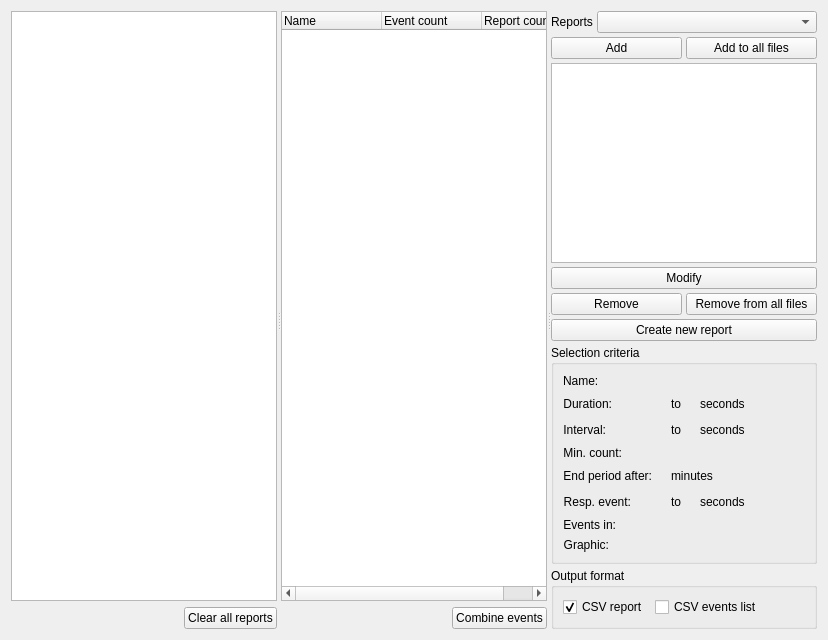
<ui version="4.0">
 <class>EventReportStep</class>
 <widget class="QWidget" name="EventReportStep">
  <property name="geometry">
   <rect>
    <x>0</x>
    <y>0</y>
    <width>828</width>
    <height>640</height>
   </rect>
  </property>
  <property name="windowTitle">
   <string />
  </property>
  <layout class="QVBoxLayout" name="verticalLayout_14">
   <item>
    <widget class="QSplitter" name="splitter">
     <property name="orientation">
      <enum>Qt::Horizontal</enum>
     </property>
     <property name="childrenCollapsible">
      <bool>false</bool>
     </property>
     <widget class="QWidget" name="verticalLayoutWidget">
      <layout class="QVBoxLayout" name="verticalLayout_5">
       <item>
        <widget class="QTableView" name="file_tableview">
         <property name="alternatingRowColors">
          <bool>true</bool>
         </property>
         <property name="selectionMode">
          <enum>QAbstractItemView::SingleSelection</enum>
         </property>
         <property name="selectionBehavior">
          <enum>QAbstractItemView::SelectRows</enum>
         </property>
         <property name="sortingEnabled">
          <bool>false</bool>
         </property>
         <attribute name="horizontalHeaderStretchLastSection">
          <bool>true</bool>
         </attribute>
        </widget>
       </item>
       <item>
        <layout class="QHBoxLayout" name="horizontalLayout_25">
         <item>
          <spacer name="horizontalSpacer">
           <property name="orientation">
            <enum>Qt::Horizontal</enum>
           </property>
           <property name="sizeHint" stdset="0">
            <size>
             <width>40</width>
             <height>20</height>
            </size>
           </property>
          </spacer>
         </item>
         <item>
          <widget class="QPushButton" name="clear_all_reports_pushbutton">
           <property name="text">
            <string>Clear all reports</string>
           </property>
          </widget>
         </item>
        </layout>
       </item>
      </layout>
     </widget>
     <widget class="QWidget" name="layoutWidget">
      <layout class="QVBoxLayout" name="verticalLayout_2">
       <item>
        <widget class="QTreeWidget" name="event_treewidget">
         <property name="alternatingRowColors">
          <bool>true</bool>
         </property>
         <property name="columnCount">
          <number>3</number>
         </property>
         <column>
          <property name="text">
           <string>Name</string>
          </property>
         </column>
         <column>
          <property name="text">
           <string>Event count</string>
          </property>
         </column>
         <column>
          <property name="text">
           <string>Report count</string>
          </property>
         </column>
        </widget>
       </item>
       <item>
        <layout class="QHBoxLayout" name="horizontalLayout">
         <item>
          <spacer name="horizontalSpacer_3">
           <property name="orientation">
            <enum>Qt::Horizontal</enum>
           </property>
           <property name="sizeHint" stdset="0">
            <size>
             <width>40</width>
             <height>20</height>
            </size>
           </property>
          </spacer>
         </item>
         <item>
          <widget class="QPushButton" name="combine_pushbutton">
           <property name="text">
            <string>Combine events</string>
           </property>
          </widget>
         </item>
        </layout>
       </item>
      </layout>
     </widget>
     <widget class="QWidget" name="layoutWidget">
      <layout class="QVBoxLayout" name="verticalLayout">
       <property name="spacing">
        <number>4</number>
       </property>
       <item>
        <layout class="QHBoxLayout" name="horizontalLayout_13" stretch="0,1">
         <item>
          <widget class="QLabel" name="label">
           <property name="text">
            <string>Reports</string>
           </property>
          </widget>
         </item>
         <item>
          <widget class="QComboBox" name="report_combobox" />
         </item>
        </layout>
       </item>
       <item>
        <layout class="QHBoxLayout" name="horizontalLayout_3">
         <item>
          <widget class="QPushButton" name="add_pushbutton">
           <property name="text">
            <string>Add</string>
           </property>
          </widget>
         </item>
         <item>
          <widget class="QPushButton" name="add_to_all_pushbutton">
           <property name="text">
            <string>Add to all files</string>
           </property>
          </widget>
         </item>
        </layout>
       </item>
       <item>
        <widget class="QListView" name="report_listview">
         <property name="alternatingRowColors">
          <bool>true</bool>
         </property>
        </widget>
       </item>
       <item>
        <layout class="QHBoxLayout" name="horizontalLayout_26">
         <item>
          <widget class="QPushButton" name="modify_pushbutton">
           <property name="text">
            <string>Modify</string>
           </property>
          </widget>
         </item>
        </layout>
       </item>
       <item>
        <layout class="QHBoxLayout" name="horizontalLayout_4">
         <item>
          <widget class="QPushButton" name="remove_pushbutton">
           <property name="text">
            <string>Remove</string>
           </property>
          </widget>
         </item>
         <item>
          <widget class="QPushButton" name="remove_to_all_pushbutton">
           <property name="text">
            <string>Remove from all files</string>
           </property>
          </widget>
         </item>
        </layout>
       </item>
       <item>
        <layout class="QHBoxLayout" name="horizontalLayout_27" />
       </item>
       <item>
        <widget class="QPushButton" name="create_pushbutton">
         <property name="text">
          <string>Create new report</string>
         </property>
        </widget>
       </item>
       <item>
        <widget class="QGroupBox" name="groupBox">
         <property name="title">
          <string>Selection criteria</string>
         </property>
         <layout class="QVBoxLayout" name="verticalLayout_3">
          <item>
           <layout class="QFormLayout" name="formLayout">
            <item row="3" column="0">
             <widget class="QLabel" name="label_5">
              <property name="text">
               <string>Duration:</string>
              </property>
              <property name="alignment">
               <set>Qt::AlignRight|Qt::AlignTrailing|Qt::AlignVCenter</set>
              </property>
             </widget>
            </item>
            <item row="3" column="1">
             <layout class="QHBoxLayout" name="horizontalLayout_12">
              <item>
               <widget class="QLabel" name="duration_min_label">
                <property name="text">
                 <string />
                </property>
               </widget>
              </item>
              <item>
               <widget class="QLabel" name="label_2">
                <property name="text">
                 <string>to</string>
                </property>
               </widget>
              </item>
              <item>
               <widget class="QLabel" name="duration_max_label">
                <property name="text">
                 <string />
                </property>
               </widget>
              </item>
              <item>
               <widget class="QLabel" name="label_7">
                <property name="text">
                 <string>seconds</string>
                </property>
               </widget>
              </item>
              <item>
               <spacer name="horizontalSpacer_5">
                <property name="orientation">
                 <enum>Qt::Horizontal</enum>
                </property>
                <property name="sizeHint" stdset="0">
                 <size>
                  <width>40</width>
                  <height>20</height>
                 </size>
                </property>
               </spacer>
              </item>
             </layout>
            </item>
            <item row="4" column="0">
             <widget class="QLabel" name="label_15">
              <property name="text">
               <string>Interval:</string>
              </property>
              <property name="alignment">
               <set>Qt::AlignRight|Qt::AlignTrailing|Qt::AlignVCenter</set>
              </property>
             </widget>
            </item>
            <item row="4" column="1">
             <layout class="QHBoxLayout" name="horizontalLayout_10">
              <item>
               <widget class="QLabel" name="interval_min_label">
                <property name="text">
                 <string />
                </property>
               </widget>
              </item>
              <item>
               <widget class="QLabel" name="label_4">
                <property name="text">
                 <string>to</string>
                </property>
               </widget>
              </item>
              <item>
               <widget class="QLabel" name="interval_max_label">
                <property name="text">
                 <string />
                </property>
               </widget>
              </item>
              <item>
               <widget class="QLabel" name="label_8">
                <property name="text">
                 <string>seconds</string>
                </property>
               </widget>
              </item>
              <item>
               <spacer name="horizontalSpacer_6">
                <property name="orientation">
                 <enum>Qt::Horizontal</enum>
                </property>
                <property name="sizeHint" stdset="0">
                 <size>
                  <width>40</width>
                  <height>20</height>
                 </size>
                </property>
               </spacer>
              </item>
             </layout>
            </item>
            <item row="5" column="0">
             <widget class="QLabel" name="label_13">
              <property name="text">
               <string>Min. count:</string>
              </property>
              <property name="alignment">
               <set>Qt::AlignRight|Qt::AlignTrailing|Qt::AlignVCenter</set>
              </property>
             </widget>
            </item>
            <item row="5" column="1">
             <widget class="QLabel" name="min_count_label">
              <property name="text">
               <string />
              </property>
             </widget>
            </item>
            <item row="6" column="0">
             <widget class="QLabel" name="label_11">
              <property name="text">
               <string>End period after:</string>
              </property>
              <property name="alignment">
               <set>Qt::AlignRight|Qt::AlignTrailing|Qt::AlignVCenter</set>
              </property>
             </widget>
            </item>
            <item row="8" column="0">
             <widget class="QLabel" name="label_9">
              <property name="text">
               <string>Resp. event:</string>
              </property>
              <property name="alignment">
               <set>Qt::AlignRight|Qt::AlignTrailing|Qt::AlignVCenter</set>
              </property>
             </widget>
            </item>
            <item row="8" column="1">
             <layout class="QHBoxLayout" name="horizontalLayout_7">
              <item>
               <widget class="QLabel" name="resp_event_asso_min_label">
                <property name="text">
                 <string />
                </property>
               </widget>
              </item>
              <item>
               <widget class="QLabel" name="label_6">
                <property name="text">
                 <string>to</string>
                </property>
               </widget>
              </item>
              <item>
               <widget class="QLabel" name="resp_event_asso_max_label">
                <property name="text">
                 <string />
                </property>
               </widget>
              </item>
              <item>
               <widget class="QLabel" name="label_10">
                <property name="text">
                 <string>seconds</string>
                </property>
               </widget>
              </item>
              <item>
               <spacer name="horizontalSpacer_7">
                <property name="orientation">
                 <enum>Qt::Horizontal</enum>
                </property>
                <property name="sizeHint" stdset="0">
                 <size>
                  <width>40</width>
                  <height>20</height>
                 </size>
                </property>
               </spacer>
              </item>
             </layout>
            </item>
            <item row="9" column="0">
             <widget class="QLabel" name="label_28">
              <property name="text">
               <string>Events in:</string>
              </property>
              <property name="alignment">
               <set>Qt::AlignRight|Qt::AlignTrailing|Qt::AlignVCenter</set>
              </property>
             </widget>
            </item>
            <item row="9" column="1">
             <widget class="QLabel" name="analysis_period_label">
              <property name="text">
               <string />
              </property>
             </widget>
            </item>
            <item row="10" column="0">
             <widget class="QLabel" name="label_3">
              <property name="text">
               <string>Graphic:</string>
              </property>
              <property name="alignment">
               <set>Qt::AlignRight|Qt::AlignTrailing|Qt::AlignVCenter</set>
              </property>
             </widget>
            </item>
            <item row="10" column="1">
             <widget class="QLabel" name="graphic_label">
              <property name="enabled">
               <bool>false</bool>
              </property>
              <property name="text">
               <string />
              </property>
             </widget>
            </item>
            <item row="6" column="1">
             <layout class="QHBoxLayout" name="horizontalLayout_5">
              <item>
               <widget class="QLabel" name="end_period_label">
                <property name="text">
                 <string />
                </property>
               </widget>
              </item>
              <item>
               <widget class="QLabel" name="label_12">
                <property name="text">
                 <string>minutes</string>
                </property>
               </widget>
              </item>
              <item>
               <spacer name="horizontalSpacer_8">
                <property name="orientation">
                 <enum>Qt::Horizontal</enum>
                </property>
                <property name="sizeHint" stdset="0">
                 <size>
                  <width>40</width>
                  <height>20</height>
                 </size>
                </property>
               </spacer>
              </item>
             </layout>
            </item>
            <item row="2" column="0">
             <widget class="QLabel" name="label_14">
              <property name="text">
               <string>Name:</string>
              </property>
             </widget>
            </item>
            <item row="2" column="1">
             <widget class="QLabel" name="report_name_label">
              <property name="text">
               <string />
              </property>
             </widget>
            </item>
           </layout>
          </item>
         </layout>
        </widget>
       </item>
       <item>
        <widget class="QGroupBox" name="groupBox_2">
         <property name="title">
          <string>Output format</string>
         </property>
         <layout class="QFormLayout" name="formLayout_2">
          <item row="0" column="0">
           <widget class="QCheckBox" name="csv_report_checkbox">
            <property name="toolTip">
             <string>CSV reports are generated by default (values are easily exportable).</string>
            </property>
            <property name="text">
             <string>CSV report</string>
            </property>
            <property name="checked">
             <bool>true</bool>
            </property>
           </widget>
          </item>
          <item row="0" column="1">
           <widget class="QCheckBox" name="events_list_checkBox">
            <property name="toolTip">
             <string>Check to generate the events list for each report and recording.</string>
            </property>
            <property name="text">
             <string>CSV events list</string>
            </property>
           </widget>
          </item>
         </layout>
        </widget>
       </item>
      </layout>
     </widget>
    </widget>
   </item>
  </layout>
 <property name="styleSheet"><string>font: 12pt "Roboto";</string></property></widget>
 <resources><include location="../../../../../scinodes_poc/src/main/python/ui/themes/themes.qrc" /></resources>
 <connections>
  <connection>
   <sender>event_treewidget</sender>
   <signal>clicked(QModelIndex)</signal>
   <receiver>EventReportStep</receiver>
   <slot>on_event_selected()</slot>
   <hints>
    <hint type="sourcelabel">
     <x>382</x>
     <y>143</y>
    </hint>
    <hint type="destinationlabel">
     <x>364</x>
     <y>294</y>
    </hint>
   </hints>
  </connection>
  <connection>
   <sender>combine_pushbutton</sender>
   <signal>clicked()</signal>
   <receiver>EventReportStep</receiver>
   <slot>on_combine_events()</slot>
   <hints>
    <hint type="sourcelabel">
     <x>337</x>
     <y>567</y>
    </hint>
    <hint type="destinationlabel">
     <x>364</x>
     <y>294</y>
    </hint>
   </hints>
  </connection>
  <connection>
   <sender>add_to_all_pushbutton</sender>
   <signal>clicked()</signal>
   <receiver>EventReportStep</receiver>
   <slot>on_add_to_all()</slot>
   <hints>
    <hint type="sourcelabel">
     <x>659</x>
     <y>22</y>
    </hint>
    <hint type="destinationlabel">
     <x>364</x>
     <y>294</y>
    </hint>
   </hints>
  </connection>
  <connection>
   <sender>add_pushbutton</sender>
   <signal>clicked()</signal>
   <receiver>EventReportStep</receiver>
   <slot>on_add()</slot>
   <hints>
    <hint type="sourcelabel">
     <x>506</x>
     <y>364</y>
    </hint>
    <hint type="destinationlabel">
     <x>364</x>
     <y>294</y>
    </hint>
   </hints>
  </connection>
  <connection>
   <sender>remove_pushbutton</sender>
   <signal>clicked()</signal>
   <receiver>EventReportStep</receiver>
   <slot>on_remove()</slot>
   <hints>
    <hint type="sourcelabel">
     <x>592</x>
     <y>364</y>
    </hint>
    <hint type="destinationlabel">
     <x>364</x>
     <y>294</y>
    </hint>
   </hints>
  </connection>
  <connection>
   <sender>modify_pushbutton</sender>
   <signal>clicked()</signal>
   <receiver>EventReportStep</receiver>
   <slot>on_modify()</slot>
   <hints>
    <hint type="sourcelabel">
     <x>678</x>
     <y>364</y>
    </hint>
    <hint type="destinationlabel">
     <x>364</x>
     <y>294</y>
    </hint>
   </hints>
  </connection>
  <connection>
   <sender>create_pushbutton</sender>
   <signal>clicked()</signal>
   <receiver>EventReportStep</receiver>
   <slot>on_create()</slot>
   <hints>
    <hint type="sourcelabel">
     <x>420</x>
     <y>364</y>
    </hint>
    <hint type="destinationlabel">
     <x>364</x>
     <y>294</y>
    </hint>
   </hints>
  </connection>
  <connection>
   <sender>report_listview</sender>
   <signal>clicked(QModelIndex)</signal>
   <receiver>EventReportStep</receiver>
   <slot>on_report_selected()</slot>
   <hints>
    <hint type="sourcelabel">
     <x>596</x>
     <y>215</y>
    </hint>
    <hint type="destinationlabel">
     <x>364</x>
     <y>294</y>
    </hint>
   </hints>
  </connection>
  <connection>
   <sender>remove_to_all_pushbutton</sender>
   <signal>clicked()</signal>
   <receiver>EventReportStep</receiver>
   <slot>on_remove_to_all()</slot>
   <hints>
    <hint type="sourcelabel">
     <x>701</x>
     <y>184</y>
    </hint>
    <hint type="destinationlabel">
     <x>392</x>
     <y>295</y>
    </hint>
   </hints>
  </connection>
  <connection>
   <sender>clear_all_reports_pushbutton</sender>
   <signal>clicked()</signal>
   <receiver>EventReportStep</receiver>
   <slot>on_clear_all()</slot>
   <hints>
    <hint type="sourcelabel">
     <x>176</x>
     <y>567</y>
    </hint>
    <hint type="destinationlabel">
     <x>392</x>
     <y>295</y>
    </hint>
   </hints>
  </connection>
  <connection>
   <sender>file_tableview</sender>
   <signal>clicked(QModelIndex)</signal>
   <receiver>EventReportStep</receiver>
   <slot>on_file_selected()</slot>
   <hints>
    <hint type="sourcelabel">
     <x>134</x>
     <y>278</y>
    </hint>
    <hint type="destinationlabel">
     <x>413</x>
     <y>294</y>
    </hint>
   </hints>
  </connection>
 </connections>
 <slots>
  <slot>on_add_to_all()</slot>
  <slot>on_add()</slot>
  <slot>on_remove()</slot>
  <slot>on_add_event()</slot>
  <slot>on_modify()</slot>
  <slot>on_report_change()</slot>
  <slot>on_combine_events()</slot>
  <slot>on_event_selected()</slot>
  <slot>on_create()</slot>
  <slot>on_file_selected()</slot>
  <slot>on_report_selected()</slot>
  <slot>on_remove_to_all()</slot>
  <slot>on_clear_all()</slot>
 </slots>
</ui>
